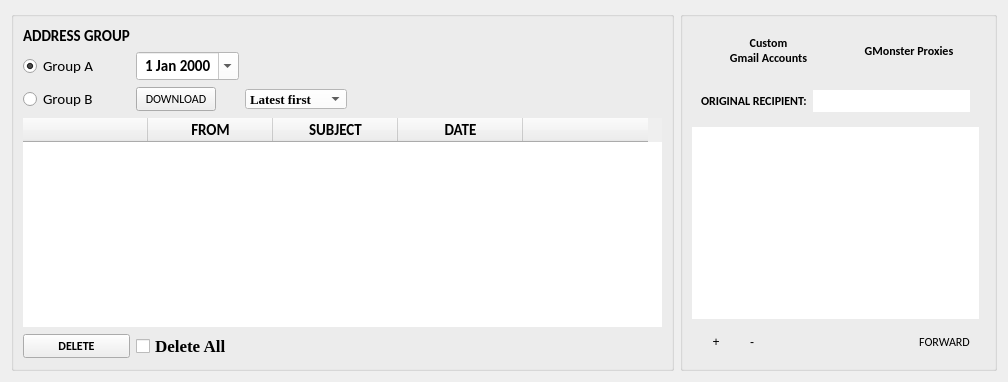
      <widget class="QWidget" name="tab_inbox">
       <attribute name="title">
        <string>Inbox</string>
       </attribute>
       <layout class="QGridLayout" name="gridLayout_12">
        <item row="0" column="0">
         <layout class="QGridLayout" name="gridLayout_11">
          <item row="0" column="0">
           <widget class="QGroupBox" name="groupBox_inbox">
            <property name="sizePolicy">
             <sizepolicy hsizetype="Expanding" vsizetype="Preferred">
              <horstretch>0</horstretch>
              <verstretch>0</verstretch>
             </sizepolicy>
            </property>
            <property name="font">
             <font>
              <family>Times New Roman</family>
              <pointsize>11</pointsize>
              <weight>75</weight>
              <bold>true</bold>
             </font>
            </property>
            <property name="styleSheet">
             <string notr="true"/>
            </property>
            <property name="title">
             <string/>
            </property>
            <layout class="QGridLayout" name="gridLayout_2">
             <item row="3" column="0">
              <widget class="QRadioButton" name="radioButton_group_b">
               <property name="sizePolicy">
                <sizepolicy hsizetype="Fixed" vsizetype="Fixed">
                 <horstretch>0</horstretch>
                 <verstretch>0</verstretch>
                </sizepolicy>
               </property>
               <property name="font">
                <font>
                 <family>Calibri</family>
                 <pointsize>11</pointsize>
                 <weight>50</weight>
                 <bold>false</bold>
                </font>
               </property>
               <property name="styleSheet">
                <string notr="true"/>
               </property>
               <property name="text">
                <string>Group B</string>
               </property>
               <property name="checkable">
                <bool>true</bool>
               </property>
               <property name="autoExclusive">
                <bool>true</bool>
               </property>
              </widget>
             </item>
             <item row="2" column="1">
              <widget class="QDateEdit" name="dateEdit_imap_since">
               <property name="font">
                <font>
                 <family>Calibri</family>
                 <pointsize>11</pointsize>
                </font>
               </property>
               <property name="styleSheet">
                <string notr="true">color: rgb(0, 0, 0);
background-color: rgb(255, 255, 255);</string>
               </property>
               <property name="wrapping">
                <bool>true</bool>
               </property>
               <property name="frame">
                <bool>true</bool>
               </property>
               <property name="alignment">
                <set>Qt::AlignCenter</set>
               </property>
               <property name="readOnly">
                <bool>false</bool>
               </property>
               <property name="showGroupSeparator" stdset="0">
                <bool>false</bool>
               </property>
               <property name="calendarPopup">
                <bool>true</bool>
               </property>
              </widget>
             </item>
             <item row="3" column="6" alignment="Qt::AlignRight">
              <widget class="QLabel" name="label_version">
               <property name="font">
                <font>
                 <family>Calibri</family>
                 <weight>75</weight>
                 <italic>false</italic>
                 <bold>true</bold>
                 <underline>false</underline>
                </font>
               </property>
               <property name="text">
                <string/>
               </property>
               <property name="alignment">
                <set>Qt::AlignLeading|Qt::AlignLeft|Qt::AlignVCenter</set>
               </property>
              </widget>
             </item>
             <item row="2" column="0">
              <widget class="QRadioButton" name="radioButton_group_a">
               <property name="sizePolicy">
                <sizepolicy hsizetype="Fixed" vsizetype="Fixed">
                 <horstretch>0</horstretch>
                 <verstretch>0</verstretch>
                </sizepolicy>
               </property>
               <property name="font">
                <font>
                 <family>Calibri</family>
                 <pointsize>11</pointsize>
                 <weight>50</weight>
                 <bold>false</bold>
                </font>
               </property>
               <property name="styleSheet">
                <string notr="true"/>
               </property>
               <property name="text">
                <string>Group A</string>
               </property>
               <property name="checkable">
                <bool>true</bool>
               </property>
               <property name="checked">
                <bool>true</bool>
               </property>
               <property name="autoExclusive">
                <bool>true</bool>
               </property>
              </widget>
             </item>
             <item row="8" column="0" colspan="7">
              <widget class="QTableWidget" name="tableWidget_inbox">
               <property name="font">
                <font>
                 <family>Times New Roman</family>
                 <pointsize>11</pointsize>
                </font>
               </property>
               <property name="styleSheet">
                <string notr="true"/>
               </property>
               <property name="frameShape">
                <enum>QFrame::NoFrame</enum>
               </property>
               <property name="sizeAdjustPolicy">
                <enum>QAbstractScrollArea::AdjustToContents</enum>
               </property>
               <property name="editTriggers">
                <set>QAbstractItemView::NoEditTriggers</set>
               </property>
               <property name="alternatingRowColors">
                <bool>true</bool>
               </property>
               <property name="showGrid">
                <bool>false</bool>
               </property>
               <attribute name="horizontalHeaderCascadingSectionResizes">
                <bool>false</bool>
               </attribute>
               <attribute name="horizontalHeaderDefaultSectionSize">
                <number>125</number>
               </attribute>
               <attribute name="verticalHeaderVisible">
                <bool>false</bool>
               </attribute>
               <row>
                <property name="text">
                 <string/>
                </property>
                <property name="font">
                 <font>
                  <family>Calibri</family>
                  <pointsize>14</pointsize>
                 </font>
                </property>
               </row>
               <column>
                <property name="text">
                 <string/>
                </property>
               </column>
               <column>
                <property name="text">
                 <string>FROM</string>
                </property>
                <property name="font">
                 <font>
                  <family>Calibri</family>
                  <pointsize>11</pointsize>
                  <weight>75</weight>
                  <bold>true</bold>
                 </font>
                </property>
                <property name="textAlignment">
                 <set>AlignCenter</set>
                </property>
               </column>
               <column>
                <property name="text">
                 <string>SUBJECT</string>
                </property>
                <property name="font">
                 <font>
                  <family>Calibri</family>
                  <pointsize>11</pointsize>
                  <weight>75</weight>
                  <bold>true</bold>
                 </font>
                </property>
                <property name="textAlignment">
                 <set>AlignCenter</set>
                </property>
               </column>
               <column>
                <property name="text">
                 <string>DATE</string>
                </property>
                <property name="font">
                 <font>
                  <family>Calibri</family>
                  <pointsize>11</pointsize>
                  <weight>75</weight>
                  <bold>true</bold>
                 </font>
                </property>
                <property name="textAlignment">
                 <set>AlignCenter</set>
                </property>
               </column>
               <column>
                <property name="text">
                 <string/>
                </property>
               </column>
               <item row="0" column="0">
                <property name="text">
                 <string/>
                </property>
               </item>
               <item row="0" column="1">
                <property name="text">
                 <string/>
                </property>
                <property name="font">
                 <font>
                  <family>Calibri</family>
                  <pointsize>14</pointsize>
                 </font>
                </property>
                <property name="textAlignment">
                 <set>AlignCenter</set>
                </property>
               </item>
               <item row="0" column="2">
                <property name="text">
                 <string/>
                </property>
                <property name="font">
                 <font>
                  <family>Calibri</family>
                  <pointsize>14</pointsize>
                 </font>
                </property>
                <property name="textAlignment">
                 <set>AlignCenter</set>
                </property>
               </item>
              </widget>
             </item>
             <item row="3" column="1">
              <widget class="QPushButton" name="pushButton_download_email">
               <property name="sizePolicy">
                <sizepolicy hsizetype="Fixed" vsizetype="Fixed">
                 <horstretch>0</horstretch>
                 <verstretch>0</verstretch>
                </sizepolicy>
               </property>
               <property name="font">
                <font>
                 <family>Calibri</family>
                 <pointsize>9</pointsize>
                 <weight>50</weight>
                 <bold>false</bold>
                </font>
               </property>
               <property name="styleSheet">
                <string notr="true"/>
               </property>
               <property name="text">
                <string>DOWNLOAD</string>
               </property>
              </widget>
             </item>
             <item row="1" column="0">
              <widget class="QLabel" name="label_5">
               <property name="font">
                <font>
                 <family>Calibri</family>
                 <pointsize>11</pointsize>
                 <weight>75</weight>
                 <bold>true</bold>
                </font>
               </property>
               <property name="text">
                <string>ADDRESS GROUP</string>
               </property>
              </widget>
             </item>
             <item row="9" column="1">
              <widget class="QCheckBox" name="checkBox_delete_all">
               <property name="font">
                <font>
                 <family>Times New Roman</family>
                 <pointsize>13</pointsize>
                </font>
               </property>
               <property name="text">
                <string>Delete All</string>
               </property>
              </widget>
             </item>
             <item row="9" column="2" colspan="5">
              <widget class="QLabel" name="label_email_status">
               <property name="font">
                <font>
                 <family>Calibri</family>
                 <pointsize>11</pointsize>
                </font>
               </property>
               <property name="text">
                <string/>
               </property>
               <property name="alignment">
                <set>Qt::AlignCenter</set>
               </property>
              </widget>
             </item>
             <item row="9" column="0">
              <widget class="QPushButton" name="pushButton_delete">
               <property name="font">
                <font>
                 <family>Calibri</family>
                 <pointsize>9</pointsize>
                </font>
               </property>
               <property name="styleSheet">
                <string notr="true"/>
               </property>
               <property name="text">
                <string>DELETE</string>
               </property>
              </widget>
             </item>
             <item row="3" column="2">
              <widget class="QComboBox" name="comboBox_date_sort">
               <property name="maximumSize">
                <size>
                 <width>150</width>
                 <height>20</height>
                </size>
               </property>
               <property name="font">
                <font>
                 <family>Times New Roman</family>
                 <pointsize>10</pointsize>
                 <weight>75</weight>
                 <bold>true</bold>
                </font>
               </property>
               <property name="styleSheet">
                <string notr="true">background-color: rgb(255, 255, 255);</string>
               </property>
               <item>
                <property name="text">
                 <string>Latest first</string>
                </property>
               </item>
               <item>
                <property name="text">
                 <string>Earliest first</string>
                </property>
               </item>
              </widget>
             </item>
            </layout>
           </widget>
          </item>
          <item row="0" column="1">
           <widget class="QGroupBox" name="groupBox">
            <property name="styleSheet">
             <string notr="true"/>
            </property>
            <property name="title">
             <string/>
            </property>
            <layout class="QGridLayout" name="gridLayout_3">
             <item row="1" column="0">
              <widget class="QGroupBox" name="groupBox_5">
               <property name="font">
                <font>
                 <pointsize>10</pointsize>
                </font>
               </property>
               <property name="styleSheet">
                <string notr="true">border:none;</string>
               </property>
               <property name="title">
                <string/>
               </property>
               <layout class="QGridLayout" name="gridLayout_6">
                <item row="0" column="0">
                 <widget class="QLabel" name="label">
                  <property name="sizePolicy">
                   <sizepolicy hsizetype="Fixed" vsizetype="Fixed">
                    <horstretch>0</horstretch>
                    <verstretch>0</verstretch>
                   </sizepolicy>
                  </property>
                  <property name="font">
                   <font>
                    <family>Calibri</family>
                    <pointsize>9</pointsize>
                    <weight>75</weight>
                    <bold>true</bold>
                   </font>
                  </property>
                  <property name="text">
                   <string>ORIGINAL RECIPIENT:</string>
                  </property>
                  <property name="alignment">
                   <set>Qt::AlignLeading|Qt::AlignLeft|Qt::AlignVCenter</set>
                  </property>
                 </widget>
                </item>
                <item row="0" column="1">
                 <widget class="QLineEdit" name="lineEdit_original_recipient">
                  <property name="sizePolicy">
                   <sizepolicy hsizetype="Expanding" vsizetype="Minimum">
                    <horstretch>0</horstretch>
                    <verstretch>0</verstretch>
                   </sizepolicy>
                  </property>
                  <property name="font">
                   <font>
                    <family>Times New Roman</family>
                    <pointsize>13</pointsize>
                   </font>
                  </property>
                  <property name="styleSheet">
                   <string notr="true"/>
                  </property>
                  <property name="frame">
                   <bool>false</bool>
                  </property>
                  <property name="readOnly">
                   <bool>true</bool>
                  </property>
                  <property name="clearButtonEnabled">
                   <bool>false</bool>
                  </property>
                 </widget>
                </item>
               </layout>
              </widget>
             </item>
             <item row="0" column="0" colspan="2">
              <widget class="QGroupBox" name="groupBox_4">
               <property name="font">
                <font>
                 <family>Calibri</family>
                 <pointsize>10</pointsize>
                 <weight>75</weight>
                 <bold>true</bold>
                </font>
               </property>
               <property name="styleSheet">
                <string notr="true">border:none;</string>
               </property>
               <property name="title">
                <string/>
               </property>
               <layout class="QGridLayout" name="gridLayout_5">
                <item row="0" column="1">
                 <widget class="QPushButton" name="pushButton_proxy_provider">
                  <property name="sizePolicy">
                   <sizepolicy hsizetype="Minimum" vsizetype="Minimum">
                    <horstretch>0</horstretch>
                    <verstretch>0</verstretch>
                   </sizepolicy>
                  </property>
                  <property name="font">
                   <font>
                    <family>Calibri</family>
                    <pointsize>9</pointsize>
                    <weight>75</weight>
                    <bold>true</bold>
                   </font>
                  </property>
                  <property name="styleSheet">
                   <string notr="true"/>
                  </property>
                  <property name="text">
                   <string>GMonster Proxies</string>
                  </property>
                  <property name="flat">
                   <bool>false</bool>
                  </property>
                 </widget>
                </item>
                <item row="0" column="0">
                 <widget class="QPushButton" name="pushButton_gmail_provider">
                  <property name="sizePolicy">
                   <sizepolicy hsizetype="Minimum" vsizetype="Minimum">
                    <horstretch>0</horstretch>
                    <verstretch>0</verstretch>
                   </sizepolicy>
                  </property>
                  <property name="font">
                   <font>
                    <family>Calibri</family>
                    <pointsize>9</pointsize>
                    <weight>75</weight>
                    <bold>true</bold>
                    <kerning>true</kerning>
                   </font>
                  </property>
                  <property name="styleSheet">
                   <string notr="true"/>
                  </property>
                  <property name="text">
                   <string>Custom 
Gmail Accounts</string>
                  </property>
                  <property name="flat">
                   <bool>false</bool>
                  </property>
                 </widget>
                </item>
               </layout>
              </widget>
             </item>
             <item row="2" column="0">
              <widget class="QTextBrowser" name="textBrowser_show_email">
               <property name="font">
                <font>
                 <family>Times New Roman</family>
                 <pointsize>13</pointsize>
                </font>
               </property>
               <property name="styleSheet">
                <string notr="true"/>
               </property>
               <property name="inputMethodHints">
                <set>Qt::ImhEmailCharactersOnly|Qt::ImhMultiLine</set>
               </property>
               <property name="frameShape">
                <enum>QFrame::NoFrame</enum>
               </property>
               <property name="openExternalLinks">
                <bool>true</bool>
               </property>
               <property name="openLinks">
                <bool>false</bool>
               </property>
              </widget>
             </item>
             <item row="5" column="0">
              <widget class="QGroupBox" name="groupBox_8">
               <property name="styleSheet">
                <string notr="true">border:none;</string>
               </property>
               <property name="title">
                <string/>
               </property>
               <layout class="QGridLayout" name="gridLayout_10">
                <item row="1" column="0">
                 <widget class="QPushButton" name="pushButton_3">
                  <property name="maximumSize">
                   <size>
                    <width>30</width>
                    <height>25</height>
                   </size>
                  </property>
                  <property name="styleSheet">
                   <string notr="true"/>
                  </property>
                  <property name="text">
                   <string>+</string>
                  </property>
                  <property name="flat">
                   <bool>false</bool>
                  </property>
                 </widget>
                </item>
                <item row="1" column="1">
                 <widget class="QPushButton" name="pushButton_4">
                  <property name="maximumSize">
                   <size>
                    <width>30</width>
                    <height>25</height>
                   </size>
                  </property>
                  <property name="styleSheet">
                   <string notr="true"/>
                  </property>
                  <property name="text">
                   <string>-</string>
                  </property>
                 </widget>
                </item>
                <item row="1" column="2" alignment="Qt::AlignRight">
                 <widget class="QPushButton" name="pushButton_forward">
                  <property name="sizePolicy">
                   <sizepolicy hsizetype="Fixed" vsizetype="Fixed">
                    <horstretch>0</horstretch>
                    <verstretch>0</verstretch>
                   </sizepolicy>
                  </property>
                  <property name="font">
                   <font>
                    <family>Calibri</family>
                    <pointsize>9</pointsize>
                   </font>
                  </property>
                  <property name="styleSheet">
                   <string notr="true"/>
                  </property>
                  <property name="text">
                   <string>FORWARD</string>
                  </property>
                  <property name="autoDefault">
                   <bool>false</bool>
                  </property>
                  <property name="default">
                   <bool>false</bool>
                  </property>
                 </widget>
                </item>
               </layout>
              </widget>
             </item>
            </layout>
           </widget>
          </item>
         </layout>
        </item>
       </layout>
      </widget>
